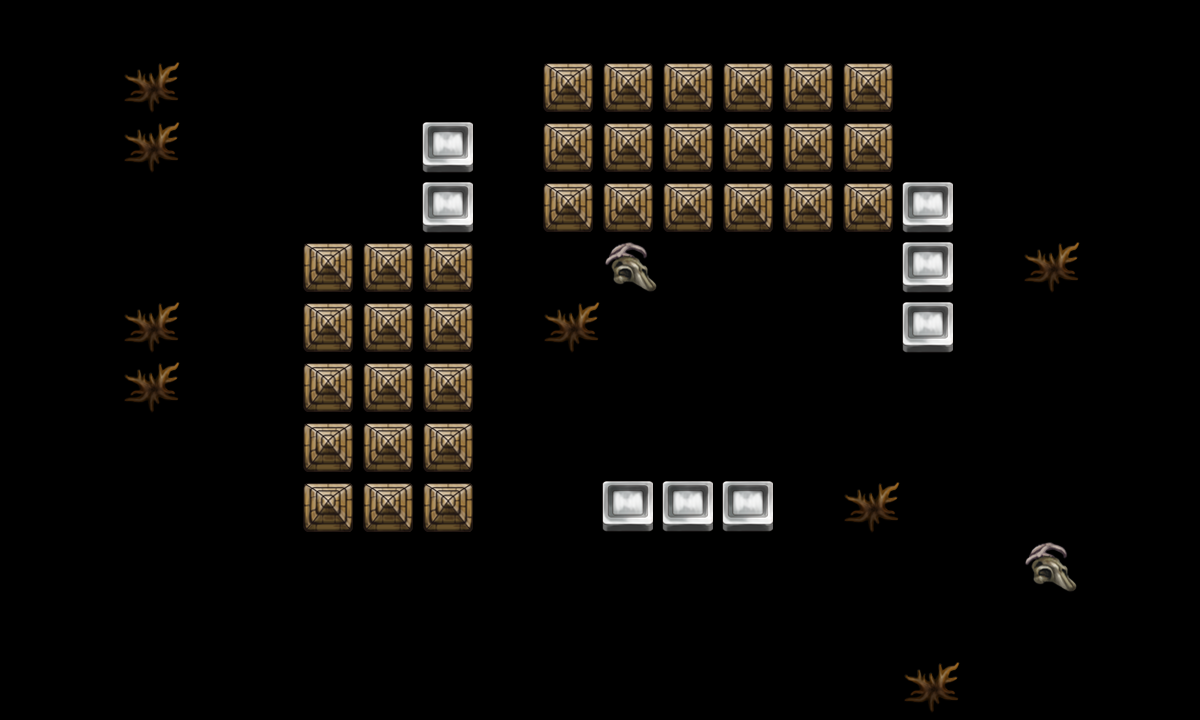

This game map was drawn from its Tiled (.tmx) file and the tilesets committed beside it. A one-line description and the trimmed map source follow:
An orthogonal 20x12 tile map with 60x60 px tiles, 2 tile layers (canDes, cannotDes) and 14 objects (re3, re1, re2, tankpoint, re4, ...).

<map version="1.0" orientation="orthogonal" width="20" height="12" tilewidth="60" tileheight="60">
 <tileset firstgid="1" name="tmw_desert_spacing" tilewidth="60" tileheight="60">
  <image source="tmw_desert_spacing.png" width="480" height="300" />
  <tile id="30">
   <properties>
    <property name="canDes" value="1" />
   </properties>
  </tile>
 </tileset>
 <layer name="canDes" width="20" height="12">
  <data>[240 cells, 43 non-empty, 3 distinct tile ids]</data>
 </layer>
 <layer name="cannotDes" width="20" height="12">
  <data>[240 cells, 8 non-empty, 2 distinct tile ids]</data>
 </layer>
 <objectgroup name="spawnPoints" width="20" height="12">
  <object name="re3" x="480" y="600" width="60" height="60" />
  <object name="re1" x="960" y="420" width="60" height="60" />
  <object name="re2" x="300" y="60" width="60" height="60" />
  <object name="tankpoint" x="660" y="600" width="60" height="60" />
  <object name="re4" x="781" y="364" width="60" height="54" />
  <object name="re5" x="600" y="399" width="59" height="49" />
 </objectgroup>
 <objectgroup name="roadPoints" width="20" height="12" visible="0">
  <object name="p1" x="300" y="540" width="60" height="60" />
  <object name="p2" x="298" y="300" width="60" height="60" />
  <object name="p3" x="720" y="300" width="60" height="60" />
  <object name="p4" x="720" y="60" width="60" height="60" />
  <object name="p5" x="960" y="60" width="60" height="60" />
 </objectgroup>
 <objectgroup name="bossPoint" width="20" height="12" visible="0">
  <object name="boss1" x="240" y="60" width="60" height="60" />
 </objectgroup>
 <objectgroup name="buildingPoint" width="20" height="12" visible="0">
  <object name="building1" x="540" y="60" width="60" height="60" />
 </objectgroup>
 <objectgroup name="endPoint" width="20" height="12">
  <object name="endpoint" x="660" y="300" width="60" height="60" />
 </objectgroup>
</map>